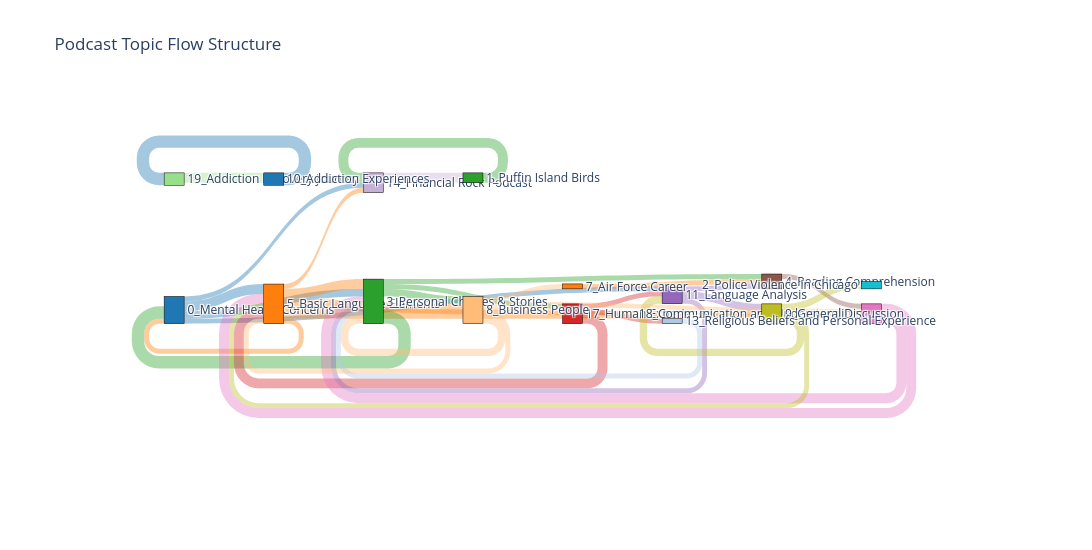

The code cell stored with this chart in its notebook:
### Markdown cell above
#### Narretive flow without outliers

### Code cell
sankey(G_clean, Weight=1)

### Figure 1 — Plotly figure (JSON) as saved in the notebook; plotly's stock layout.template omitted (floating-point values rounded to 4 significant figures)
{"data": [{"arrangement": "snap", "link": {"color": ["rgba(31, 119, 180, 0.4)", "rgba(31, 119, 180, 0.4)", "rgba(31, 119, 180, 0.4)", "rgba(31, 119, 180, 0.4)", "rgba(255, 127, 14, 0.4)", "rgba(255, 127, 14, 0.4)", "rgba(255, 127, 14, 0.4)", "rgba(255, 127, 14, 0.4)", "rgba(255, 127, 14, 0.4)", "rgba(255, 127, 14, 0.4)", "rgba(44, 160, 44, 0.4)", "rgba(44, 160, 44, 0.4)", "rgba(44, 160, 44, 0.4)", "rgba(44, 160, 44, 0.4)", "rgba(214, 39, 40, 0.4)", "rgba(214, 39, 40, 0.4)", "rgba(214, 39, 40, 0.4)", "rgba(148, 103, 189, 0.4)", "rgba(148, 103, 189, 0.4)", "rgba(148, 103, 189, 0.4)", "rgba(140, 86, 75, 0.4)", "rgba(227, 119, 194, 0.4)", "rgba(227, 119, 194, 0.4)", "rgba(188, 189, 34, 0.4)", "rgba(188, 189, 34, 0.4)", "rgba(188, 189, 34, 0.4)", "rgba(174, 199, 232, 0.4)", "rgba(255, 187, 120, 0.4)", "rgba(255, 187, 120, 0.4)", "rgba(255, 187, 120, 0.4)", "rgba(255, 187, 120, 0.4)", "rgba(255, 187, 120, 0.4)", "rgba(152, 223, 138, 0.4)", "rgba(197, 176, 213, 0.4)", "rgba(31, 119, 180, 0.4)", "rgba(255, 127, 14, 0.4)", "rgba(44, 160, 44, 0.4)"], "source": [0, 0, 0, 0, 1, 1, 1, 1, 1, 1, 2, 2, 2, 2, 3, 3, 3, 4, 4, 4, 5, 6, 6, 8, 8, 8, 10, 11, 11, 11, 11, 11, 12, 14, 15, 16, 17], "target": [1, 2, 4, 14, 0, 2, 8, 11, 6, 14, 0, 11, 5, 3, 4, 1, 10, 2, 8, 5, 6, 2, 1, 9, 1, 4, 2, 2, 6, 3, 1, 16, 15, 17, 12, 5, 14], "value": [4, 3, 2, 2, 2, 4, 2, 4, 2, 2, 5, 3, 2, 2, 2, 4, 2, 2, 3, 2, 2, 4, 4, 3, 2, 3, 2, 3, 2, 2, 2, 2, 4, 4, 5, 2, 4]}, "node": {"align": "left", "color": ["#1f77b4", "#ff7f0e", "#2ca02c", "#d62728", "#9467bd", "#8c564b", "#e377c2", "#7f7f7f", "#bcbd22", "#17becf", "#aec7e8", "#ffbb78", "#98df8a", "#ff9896", "#c5b0d5", "#1f77b4", "#ff7f0e", "#2ca02c", "#d62728", "#9467bd"], "label": ["0_Mental Health Concerns", "5_Basic Language Elements", "3_Personal Choices & Stories", "17_Human Experience", "11_Language Analysis", "4_Reading Comprehension", "18_Communication and Understanding", "15_Poetry and Music", "9_General Discussion", "2_Police Violence in Chicago", "13_Religious Beliefs and Personal Experience", "8_Business People", "19_Addiction Recovery Journey", "12_Massachusetts Real Estate Transactions", "14_Financial Rock Podcast", "10_Addiction Experiences", "7_Air Force Career", "1_Puffin Island Birds", "16_International Higher Education Development", "6_Basic Sentence Structure"], "line": {"color": "black", "width": 0.5}, "pad": 15, "thickness": 20}, "type": "sankey", "valueformat": ".0f", "valuesuffix": "TWh"}], "layout": {"font": {"size": 12}, "height": 550, "title": {"text": "Podcast Topic Flow Structure"}, "width": 1400}}
